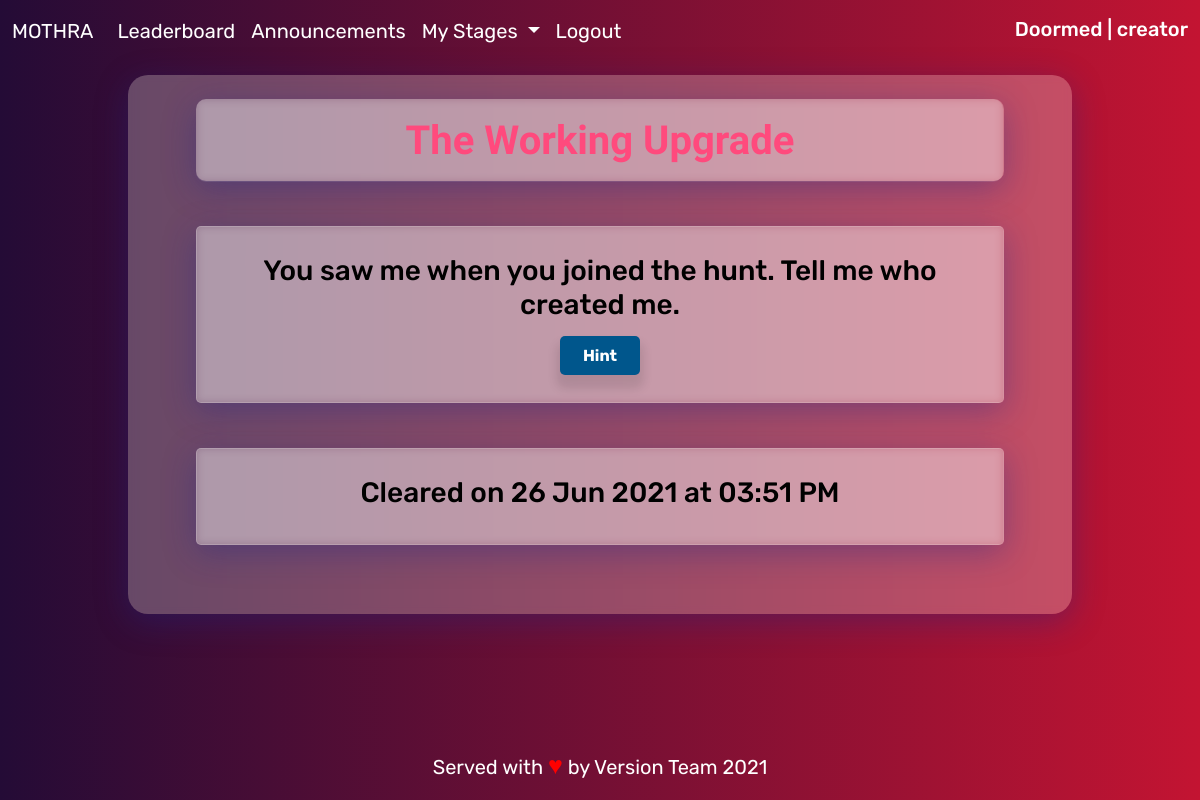
Screenshot of /working (signed in) with the database file from the repository.
### mothra/models.py (models this page shows, shortened)
class User(db.Model, UserMixin):
    id = db.Column(db.Integer, primary_key = True)
    college_id = db.Column(db.String(64), unique=True, index=True)
    teamname = db.Column(db.String(64), unique=True, index=True)
    password_hash = db.Column(db.String(128))
    user_type=db.Column(db.String(128), default='Mothra')
    level = db.Column(db.Integer, default=0)
    upgrade_time = db.Column(db.DateTime)

class Stats(db.Model):
    id = db.Column(db.Integer, primary_key = True)
    uid = db.Column(db.Integer, db.ForeignKey('user.id'), nullable=False)
    level = db.Column(db.Integer, nullable=False)
    uptime = db.Column(db.DateTime, nullable=False)
    user = db.relationship("User", backref="stats", lazy=True)

### mothra/challenges/views.py (the view, shortened to what this page needs)
@challenges.route('/working', methods=['GET', 'POST'])
@login_required
def working():
    if current_user.level<4:
        abort(403)
    elif current_user.level>4 and current_user.user_type!="Godzilla":
        stats=Stats.query.filter_by(level=5, uid=current_user.id).first()
        return render_template('challenges/chal_5.html', stats=stats)

### mothra/models.py (called while the page is built)
@login_manager.user_loader
def load_user(user_id):
    return User.query.get(user_id)

### mothra/views.py (called while the page is built)
@app.context_processor
def inject_level():
    def getlev():
        if current_user.is_authenticated:
            lev=classify[current_user.level]
        else:
            lev=''
        return lev
    def clss():
        return classify[1:current_user.level+2]
    def show():
        return classify
    return dict(getlev=getlev, clss=clss, show=show, time=datetime.now(), start=start, end=end)

### mothra/templates/challenges/chal_5.html (shortened to what this page needs)
{% extends "base.html" %}
{% block head %}
<link rel="stylesheet" href="{{ url_for('static', filename='css/stages.css') }}">
{% endblock %}
{% block content %}
<div class="contain">
  <div class="page-heading  text-center">
    <h1 class="head-text">The Working Upgrade</h1>
  </div>
  <div class="user-forms">
    <h3 class="text-center" style="margin-bottom:2%;">You saw me when you joined the hunt. Tell me who created me.</h3>
    <div class="text-center">
        <button type="button" class="btn btn-outline-success" data-toggle="modal" data-target="#staticBackdrop">Hint</button>
    </div>
  </div>
<div class="user-forms" style="margin-top:5%;">
{% if current_user.level==4 or current_user.user_type=="Godzilla" %}
    <form method="POST">
      {{ form.hidden_tag() }}
      <div class="row mb-3">
        {{ form.ans.label(class="col-sm-2 col-form-label") }}
        <div class="col-sm-10">
          {{form.ans(class='form-control col-sm-10')  }}
        </div>
      </div>
      <div class="form-group text-center">
          {{ form.submit(class="btn btn-outline-success") }}
      </div>
    </form>
{% else %}
    <div class="text-center">
      <h3>Cleared on {{ stats.uptime.strftime("%d %b %Y at %I:%M %p") }}</h3>
    </div>
{% endif %}
</div>
</div>
{% endblock %}

### mothra/templates/base.html (shortened to what this page needs)
<!DOCTYPE html>
<html lang="en" dir="ltr">
  <head>
    {% block head %}{% endblock %}
    <link href="https://cdn.jsdelivr.net/npm/bootstrap@5.0.1/dist/css/bootstrap.min.css" rel="stylesheet">
    <link rel="stylesheet" href="{{ url_for('static', filename='css/style.css') }}">
  </head>
  <body class="">
    <nav class="navbar navbar-expand-lg navbar-dark sticky-top nav-trans">
      <div class="container-fluid">
        <a class="navbar-brand" href="{{ url_for('index') }}">MOTHRA</a>
        <div class="collapse navbar-collapse" id="navbarTogglerDemo02">
          <ul class="navbar-nav me-auto mb-2 mb-lg-0">
            <li class="nav-item">
              <a class="nav-link active" aria-current="page" href="{{ url_for('leaderboard') }}">Leaderboard</a>
            </li>
            <li class="nav-item">
              <a class="nav-link active" aria-current="page" href="{{ url_for('announcements') }}">Announcements</a>
            </li>
            {% if current_user.is_authenticated %}
            <li class="nav-item dropdown">
              <a class="nav-link dropdown-toggle text-white" href="#" id="navbarScrollingDropdown" role="button" data-bs-toggle="dropdown" aria-expanded="false">
                My Stages
              </a>
            </li>
            <li class="nav-item">
              <a class="nav-link active" aria-current="page" href="{{ url_for('logout') }}">Logout</a>
            </li>
            {% else %}
            <li class="nav-item">
              <a class="nav-link active" aria-current="page" href="{{ url_for('login') }}">Login</a>
            </li>
            {% endif %}
          </ul>
          <div class="d-flex text-white">
            <h5>{{ current_user.teamname }} | {{ getlev() }}</h5>
          </div>
        </div>
      </div>
    </nav>
    <div class="content text-white">
    {% block content %}
    {% endblock %}
    </div>
    <footer class="footer text-center">
        <span class="text-white ">Served with <span style="font-size:125%;color:red;">&hearts;</span> by Version Team 2021</p></span>
    </footer>
  </body>
</html>

### mothra/static/css/stages.css (style rules this page uses)
body { background-repeat: no-repeat; background-attachment: fixed; background-size: cover; }
.contain { background: rgba( 255, 255, 255, 0.25 ) !important; box-shadow: 0 8px 32px 0 rgba( 31, 38, 135, 0.37 ) !important; backdrop-filter: blur( 4px ) !important; -webkit-backdrop-filter: blur( 4px ) !important; border-radius: 20px; background-repeat: no-repeat; background-size: 100%; background-size: cover; padding: 2%; margin: 0 10% 0 10%; }
.user-forms { background: rgba( 255, 255, 255, 0.25 ) !important; box-shadow: 0 8px 32px 0 rgba( 31, 38, 135, 0.37 ) !important; backdrop-filter: blur( 4px ) !important; -webkit-backdrop-filter: blur( 4px ) !important; border-radius: 5px !important; border: 1px solid rgba( 255, 255, 255, 0.18 ) !important; color: black !important; }
.page-heading { background: rgba( 255, 255, 255, 0.25 ) !important; box-shadow: 0 8px 32px 0 rgba( 31, 38, 135, 0.37 ) !important; backdrop-filter: blur( 4px ) !important; -webkit-backdrop-filter: blur( 4px ) !important; }
.btn { background: rgb(0, 86, 140) !important; color: white !important; border-radius: 5px !important; border-width: 0px !important; box-shadow: 0px 10px 10px 4px rgba(0, 0, 0, 0.1) !important; padding: 1% 3% 1% 3% !important; }

### mothra/static/css/style.css (style rules this page uses)
html, body { height: 100%; -webkit-font-smoothing: antialiased; -moz-osx-font-smoothing: grayscale; }
body { display: flex; flex-direction: column; font-family: "Rubik", sans-serif; font-size:20px; }
.content { flex: 1 0 auto; padding: 10px; }
.footer { flex-shrink: 0; padding: 0px; }
.nav-trans a { color: rgb(255,255,255); border-bottom-style: ridge; border-bottom-color: rgb(255,255,255,0); }
.btn { border-width: thick; font-weight: 700; box-shadow: 5px 10px 20px black; border-color: rgba(0, 255, 170); color : rgba(0, 255, 170); border-radius: 30px; }
.user-forms { background-color: rgba(000, 000, 000, 0.7); -webkit-backdrop-filter: blur( 4.0px ); backdrop-filter: blur( 4.0px ); border-width: 1px; border-radius: 5px; padding: 3%; margin: 5%; box-shadow: 0 48px 48px -32px rgb(23 16 159 / 20%), 0 96px 96px -64px rgb(23 16 159 / 40%); }
.page-heading { margin-bottom: 1%; color: rgb(255, 74, 125); background-color: rgba(000, 000, 000, .8); backdrop-filter: blur(1px); border-radius: 10px; box-shadow: 5px 5px 5px 3px rgba(255,255,255,0.1); padding: 2% 1% 1% 1%; font-weight: bold; margin-left: 5%; margin-right: 5%; font-family: "Comfortaa", sans-serif; }
.head-text { font-weight: bold; }

### mothra/templates/challenges/chal_5.html (style rules this page uses)
body { background: #c31432; background: -webkit-linear-gradient(to right, #240b36, #c31432); background: linear-gradient(to right, #240b36, #c31432); }

### rows the page displays
User: teamname "Doormed", level "creator"
Stats: uptime "26 Jun 2021 at 03:51 PM"
